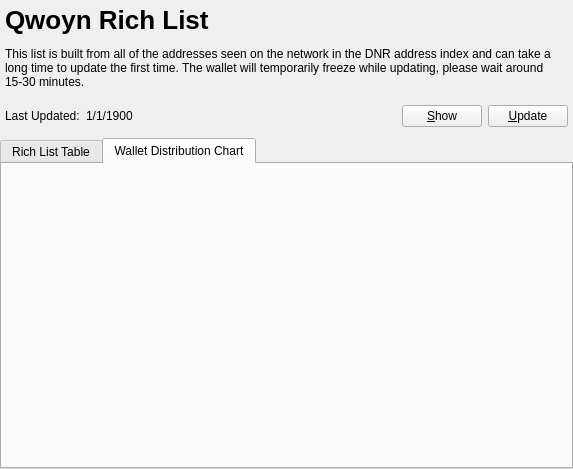
<?xml version="1.0" encoding="UTF-8"?>
<ui version="4.0">
 <class>RichListPage</class>
 <widget class="QWidget" name="RichListPage">
  <property name="geometry">
   <rect>
    <x>0</x>
    <y>0</y>
    <width>573</width>
    <height>469</height>
   </rect>
  </property>
  <property name="windowTitle">
   <string>Rich List</string>
  </property>
  <layout class="QVBoxLayout" name="topLayout">
   <property name="margin">
    <number>0</number>
   </property>
   <item>
    <layout class="QVBoxLayout" name="verticalLayout">
     <property name="topMargin">
      <number>0</number>
     </property>
     <property name="bottomMargin">
      <number>0</number>
     </property>
     <item>
      <layout class="QHBoxLayout" name="horizontalLayout_4">
       <property name="margin">
        <number>5</number>
       </property>
       <item>
        <widget class="QLabel" name="label_2">
         <property name="text">
          <string>&lt;html&gt;&lt;head/&gt;&lt;body&gt;&lt;p&gt;&lt;span style=&quot; font-size:26px;font-weight:600;&quot;&gt;Qwoyn Rich List&lt;/span&gt;&lt;/p&gt;&lt;p&gt;This list is built from all of the addresses seen on the network in the DNR address index and can take a long time to update the first time. The wallet will temporarily freeze while updating, please wait around 15-30 minutes.&lt;/p&gt;&lt;/body&gt;&lt;/html&gt;</string>
         </property>
         <property name="wordWrap">
          <bool>true</bool>
         </property>
        </widget>
       </item>
      </layout>
     </item>
     <item>
      <layout class="QHBoxLayout" name="horizontalLayout">
       <property name="margin">
        <number>5</number>
       </property>
       <item>
        <widget class="QLabel" name="label">
         <property name="text">
          <string>Last Updated:</string>
         </property>
        </widget>
       </item>
       <item>
        <widget class="QLabel" name="lastUpdatedLabel">
         <property name="text">
          <string>1/1/1900</string>
         </property>
        </widget>
       </item>
       <item>
        <spacer name="horizontalSpacer">
         <property name="orientation">
          <enum>Qt::Horizontal</enum>
         </property>
         <property name="sizeHint" stdset="0">
          <size>
           <width>40</width>
           <height>20</height>
          </size>
         </property>
        </spacer>
       </item>
       <item>
        <widget class="QPushButton" name="showButton">
         <property name="text">
          <string>&amp;Show</string>
         </property>
        </widget>
       </item>
       <item>
        <widget class="QPushButton" name="refreshButton">
         <property name="text">
          <string>&amp;Update</string>
         </property>
        </widget>
       </item>
      </layout>
     </item>
     <item>
      <widget class="QTabWidget" name="tabWidget">
       <property name="sizePolicy">
        <sizepolicy hsizetype="MinimumExpanding" vsizetype="MinimumExpanding">
         <horstretch>0</horstretch>
         <verstretch>0</verstretch>
        </sizepolicy>
       </property>
       <property name="currentIndex">
        <number>1</number>
       </property>
       <widget class="QWidget" name="tab">
        <attribute name="title">
         <string>Rich List Table</string>
        </attribute>
        <layout class="QGridLayout" name="gridLayout">
         <item row="0" column="0">
          <widget class="QTableWidget" name="tableWidget">
           <property name="editTriggers">
            <set>QAbstractItemView::NoEditTriggers</set>
           </property>
           <property name="alternatingRowColors">
            <bool>true</bool>
           </property>
           <property name="selectionMode">
            <enum>QAbstractItemView::SingleSelection</enum>
           </property>
           <property name="selectionBehavior">
            <enum>QAbstractItemView::SelectRows</enum>
           </property>
           <attribute name="horizontalHeaderStretchLastSection">
            <bool>true</bool>
           </attribute>
           <column>
            <property name="text">
             <string>Balance</string>
            </property>
           </column>
           <column>
            <property name="text">
             <string>Qwoyn Address</string>
            </property>
           </column>
          </widget>
         </item>
        </layout>
       </widget>
       <widget class="QWidget" name="tab_2">
        <attribute name="title">
         <string>Wallet Distribution Chart</string>
        </attribute>
        <layout class="QGridLayout" name="gridLayout_2">
         <item row="0" column="0">
          <layout class="QHBoxLayout" name="horizontalLayout_3">
           <item>
            <widget class="QCustomPlot" name="distributionChartWidget" native="true"/>
           </item>
          </layout>
         </item>
        </layout>
       </widget>
      </widget>
     </item>
    </layout>
   </item>
  </layout>
 </widget>
 <customwidgets>
  <customwidget>
   <class>QCustomPlot</class>
   <extends>QWidget</extends>
   <header>qcustomplot.h</header>
   <container>1</container>
  </customwidget>
 </customwidgets>
 <resources/>
 <connections/>
</ui>
